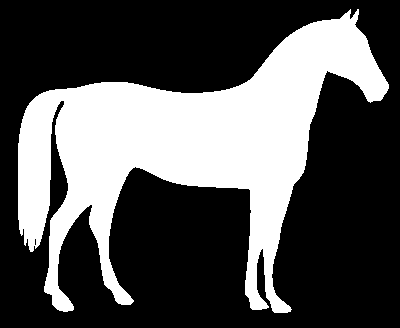
#> input picture 7.0/chevalnb.png, 400 x 328 px
$ python projetqueue8d.py chevalnb.png chevalnb.png chevalnb.png 5   (Python 2 division)
#> lines starting #> are read from the running program, lines starting #| are printed output that depends on the picture; after the words box and inside, x2 and y2 are one past the last pixel; in counts of white or black regions, pixels touching at a corner belong together
#> `image = io.imread(args[1])`: image: shape (328, 400); values 0 (black) and 1 (white), 33.1% white; 1 white region, box (x1, y1, x2, y2) and area: (18, 9, 389, 313) 43412
from skimage import io
import matplotlib.pyplot as plt
import numpy as np
import re
import sys
from collections import deque
import timeit


#X/I=LIGNES  = 328
#Y/J=COLONNES = 400
#print(i+1,j*3+3)

#Ce programme utilise le fichier "cheval.nb"
#Pour utiliser une forme coloree sur fond blanc, utiliser le fichier conversion.py et decommentariser la ligne
#image = matrice_f("convert.txt") plus bas

#Evidemment tout est loin d'etre optimise.
#Utilisez le fichier "plot_min.py" pour afficher le resultat.


def convert_nb(image, inversion):
#> called with inversion = 0
    i=0
    m = np.zeros((len(image),len(image[0])))
#> m: shape (328, 400) float64; every value is 0
    while i<len(image):
        j=0
        while j<len(image[i]):
            k=0
            if (inversion==0):
                try:
                    n=len(image[i,j])
                    if len(image[i,j])==3: #image rgb normal
                        while k<3:
                            if image[i,j,k]==255:
                                if k==2:
                                    m[i,j]=0
                                k=k+1
                            else:
                                m[i,j]=1
                                k=3
                    elif len(image[i,j])==4: # image rgb avec transparence
                        if image[i,j,3]==0:
                            m[i,j]=1
                            k=3
                        else:
                            while k<3:
                                if image[i,j,k]==255:
                                    if k==2:
                                        m[i,j]=1
                                    k=k+1
                                else:
                                    m[i,j]=0
                                    k=3
                except TypeError:
                    if image[i,j]==0:
                        m[i,j]=0
                    else:
                        m[i,j]=1
            else:
                try:
                    n=len(image[i,j])
                    if len(image[i,j])==3: #image rgb normal
                        while k<3:
                            if image[i,j,k]==255:
                                if k==2:
                                    m[i,j]=0
                                k=k+1
                            else:
                                m[i,j]=1
                                k=3
                    elif len(image[i,j])==4: # image rgb avec transparence
                        if image[i,j,3]==0:
                            m[i,j]=0
                            k=3
                        else:
                            while k<3:
                                if image[i,j,k]==255:
                                    if k==2:
                                        m[i,j]=0
                                    k=k+1
                                else:
                                    m[i,j]=1
                                    k=3
                except TypeError:
                    if image[i,j]==0:
                        m[i,j]=1
                    else:
                        m[i,j]=0
            j=j+1
        i=i+1
#> after the loop, i = 328
    return m


def out(image): #convertit le resultat final dans un fichier.
    i=0
    f=open('simpleout.txt','w')
    while i<len(image):
        j=0
        while j<len(image[0]):
            f.write(str(image[i,j]).zfill(2) + " ")
            if j==len(image[1])-1 :
                f.write("\n")
            j=j+1
        i=i+1
    f.close()


# [20 lines left out: function matrice_f, not called in this run]

def simplification8d(i,j,d,pic):  #determine si un point est simple ou terminal.
	N=pic[i-1][j]
	S=pic[i+1][j]
	E=pic[i][j+1]
	O=pic[i][j-1]
	NE=pic[i-1][j+1]
	SE=pic[i+1][j+1]
	SO=pic[i+1][j-1]
	NO=pic[i-1][j-1]
	if (d=='N'):
		p=O + E + S
		t=NO+NE
		b=SO+SE
		if(p==3):
			return 1
 	 	elif (p+t+b<=1):
			return 0
		elif (p==1):
			if (b>1 and t>1):
				return 0
			elif (S==1):
				if(t>0):
					return 0
				else:
					return 1
			elif (O==0 and (NO or SO) or (E==0 and (NE or SE)	)):
				return 0
			else:

				return 1

		elif (p==2):
			if (S==0):
				return 0
			else:
				if ((NO==1 and O==0) or (NE==1 and E==0)):
					return 0
				else:
					return 1
		elif (p==0 and b+t>1):
			return 0

	if (d=='E'):
		p=O + N + S
		t=NE+SE
		b=NO+SO
		if(p==3):
			return 1
		elif (p+t+b<=1):
			return 0
		elif (p==1):
			if (b>1 and t>1):
				return 0
			elif (O==1):
				if(t>0):
					return 0
				else:
					return 1
			elif (N==0 and (NE or NO) or (S==0 and (SE or SO))):
				return 0
			else:
				return 1

		elif (p==2):
			if (O==0):
				return 0
			else:
				if ((NE==1 and N==0) or (SE==1 and S==0)):
					return 0
				else:
					return 1
		elif (p==0 and b+t>1):
			return 0

	if (d=='S'):
		p=N + E + O
		t=SE+SO
		b=NE+NO
		if(p==3):
			return 1
		elif (p+t+b<=1):
			return 0
		elif (p==1):
			if (b>1 and t>1):
				return 0
			elif (N==1):
				if(t>0):
					return 0
				else:
					return 1
			elif (E==0 and (NE or SE) or (O==0 and (NO or SO))):
				return 0
			else:
				return 1

		elif (p==2):
			if (N==0):
				return 0
			else:
				if ((SE==1 and E==0) or (SO==1 and O==0)):
					return 0
				else:
					return 1
		elif (p==0 and b+t>1):
			return 0

	if (d=='O'):
		p=N + S + E
		t=NO+SO
		b=NE+SE
		if(p==3):
			return 1
		elif (p+t+b<=1):
			return 0
		elif (p==1):
			if (b>1 and t>1):
				return 0
			elif (E==1):
				if(t>0):
					return 0
				else:
					return 1
			elif (N==0 and (NE or NO) or (S==0 and (SE or SO))):
				return 0
			else:
				return 1

		elif (p==2):
			if (E==0):
				return 0
			else:
				if ((NO==1 and N==0) or (SO==1 and S==0)):
					return 0
				else:
					return 1
		elif (p==0 and b+t>1):
			return 0

# [84 lines left out: functions simplification4d, matrice_min_int, not called in this run]


if (len(sys.argv)<4):
	print("Erreur: Veuillez entrez trois parametre:L'adresse du fichier,l'option '4d' ou '8d' et '-s' ou '-p' enfin ajoutez '-inv' pour inverser l'image.")
	sys.exit()


inv=0
args=sys.argv
image = io.imread(args[1])
if (len(sys.argv)==5):
	print(args[4])
	if (args[4]=="-inv"):
		inv=1
image = convert_nb(image,inv)
# [4 lines of commented-out code are left out]
print("Image definie")
x=(len(image))
#> x = 328
y=(len(image[0]))
#> y = 400
print("Dimensions:",x,y)
#| Dimensions: 328 400
#definitions des table utilisees pour la priorites.
prio= np.zeros((x,y),dtype=int)
priohg=np.zeros((x,y),dtype=int)
priobg=np.zeros((x,y),dtype=int)
priohd=np.zeros((x,y),dtype=int)
priobd=np.zeros((x,y),dtype=int)
simple=[]

front=deque()
#Calcul de profondeur par chaque extremite.
for i in range (2,x-1):
	for j in range (2,y-1):
		#bas droite
		if (image[i][j]==1 and (priobd[i-1][j]==0 or priobd[i][j-1]==0)):
			priobd[i][j]=1
		elif (image[i][j]==1 and (priobd[i-1][j]>0 and priobd[i][j-1]>0)):
			priobd[i][j]=min(priobd[i-1][j],priobd[i][j-1])+1
		#haut droite
		if (image[x-i][j]==1 and (priohd[x-i+1][j]==0 or priohd[x-i][j-1]==0)):
			priohd[x-i][j]=1
		elif (image[x-i][j]==1 and (priohd[x-i+1][j]>0 and priohd[x-i][j-1]>0)):
			priohd[x-i][j]=min(priohd[x-i+1][j],priohd[x-i][j-1])+1
		#bas gauche
		if (image[i][y-j]==1 and (priobg[i-1][y-j]==0 or priobg[i][y-j+1]==0)):
			priobg[i][y-j]=1
		elif (image[i][y-j]==1 and (priobg[i-1][y-j]>0 and priobg[i][y-j+1]>0)):
			priobg[i][y-j]=min(priobg[i-1][y-j],priobg[i][y-j+1])+1
		#haut gauche
		if (image[x-i][y-j]==1 and (priohg[x-i+1][y-j]==0 or priohg[x-i][y-j+1]==0)):
			priohg[x-i][y-j]=1
		elif (image[x-i][y-j]==1 and (priohg[x-i+1][y-j]>0 and priohg[x-i][y-j+1]>0)):
			priohg[x-i][y-j]=min(priohg[x-i+1][y-j],priohg[x-i][y-j+1])+1
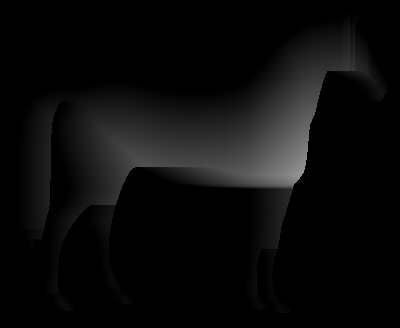
#> priobd: shape (328, 400) int64; min 0, max 147, mean 11.2
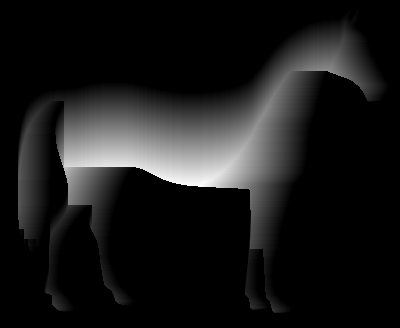
#> priobg: shape (328, 400) int64; min 0, max 94, mean 9.5; drawn with min black and max white
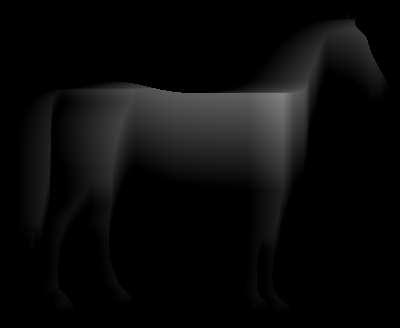
#> priohd: shape (328, 400) int64; min 0, max 130, mean 10.6
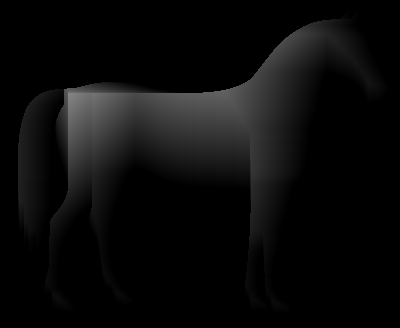
#> priohg: shape (328, 400) int64; min 0, max 133, mean 11

for i in range (0,x):
	for j in range (0,y):
		prio[i][j]=min(priohg[i][j],priobg[i][j],priohd[i][j],priobd[i][j])
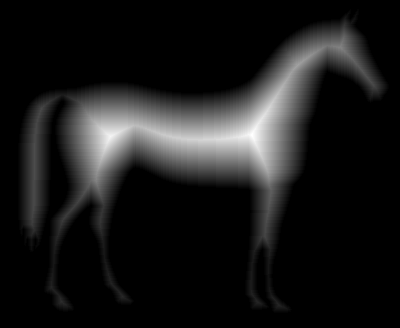
#> prio: shape (328, 400) int64; min 0, max 57, mean 5.8; drawn with min black and max white

priomax=prio.max()
#> priomax = 57
print("profondeur calculee :")
print(priomax)
#| 57
frontN=deque()
frontE=deque()
frontS=deque()
frontO=deque()
front=deque()
megaliste=[]
listecompteur=np.zeros(priomax+1,dtype=int)
#> listecompteur = 58 values from 0 to 0
#squelettisation, par priorite.
#Par ordre N E S O, determine les forntiere puis les supprime en fin de passe.

for i in range(1,x-1):
	for j in range (1,y-1):
		if(prio[i][j]>0):
			listecompteur[prio[i][j]]=listecompteur[prio[i][j]]+1
			pos=0
			for g in range(1,prio[i][j]):
				pos=pos+listecompteur[g]
			megaliste.insert(pos,(i,j))
#> after the loop, listecompteur = 58 values, max 2068 at index 1, min 0 at index 0, mean 748.5; megaliste = 43412 items

megaliste.reverse()
print(len(megaliste))
#| 43412
if (args[2]=="4d"):
	simplification=simplification4d
else:
	simplification=simplification8d
for pr in range (1,priomax):
	for g in range(0,listecompteur[pr]):
		p=megaliste.pop()
		if image[p[0]-1][p[1]]==0:
				frontN.extend((p[0],p[1]))
		if image[p[0]][p[1]+1]==0:
				frontE.extend((p[0],p[1]))
		if image[p[0]+1][p[1]]==0:
				frontS.extend((p[0],p[1]))
		if image[p[0]][p[1]-1]==0:
				frontO.extend((p[0],p[1]))


	for g in range(0,len(frontN)/2):
		p=frontN.popleft()
		q=frontN.popleft()
		if image[p][q]==1:
			if simplification(p,q,"N",image):
				front.extend((p,q))
	for g in range(0,len(front)/2):
		image[front.popleft()][front.popleft()]=0
	for g in range(0,len(frontE)/2):
		p=frontE.popleft()
		q=frontE.popleft()
		if image[p][q]==1:
			if simplification(p,q,"E",image):
				front.extend((p,q))
	for g in range(0,len(front)/2):
		image[front.popleft()][front.popleft()]=0
	for g in range(0,len(frontS)/2):
		p=frontS.popleft()
		q=frontS.popleft()
		if image[p][q]==1:
			if simplification(p,q,"S",image):
				front.extend((p,q))
	for g in range(0,len(front)/2):
		image[front.popleft()][front.popleft()]=0
	for g in range(0,len(frontO)/2):
		p=frontO.popleft()
		q=frontO.popleft()
		if image[p][q]==1:
			if simplification(p,q,"O",image):
				front.extend((p,q))
	for g in range(0,len(front)/2):
		image[front.popleft()][front.popleft()]=0
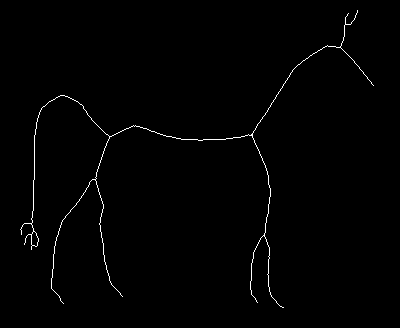
#> image: shape (328, 400) float64; values 0 (black) and 1 (white), 0.87% white in thin lines or dots, all inside (x1, y1, x2, y2) = (20, 10, 374, 308)


if(args[3]=="-p"):
	plt.imshow(prio)
	plt.show()
else:
	plt.imshow(image,cmap=plt.cm.gray)
	plt.show()

out(image)

$ run again, with 7.0/cup01.pgm saved as 7.0/chevalnb.png
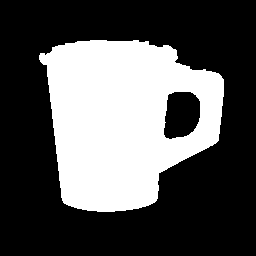
#> input picture 7.0/cup01.pgm, 256 x 256 px
#> after the loop in convert_nb, `while i<len(image):`: i = 256
#| Dimensions: 256 256
#> after the loop `for i in range (0,x):`:
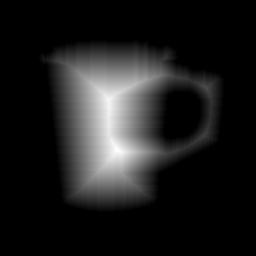
#> prio: shape (256, 256) int64; min 0, max 61, mean 7.2; drawn with min black and max white
#> priomax = 61
#| 61
#> after the loop `for i in range(1,x-1):`: listecompteur = 62 values, max 738 at index 1, min 0 at index 0, mean 357; megaliste = 22134 items
#| 22134
#> after the loop `for pr in range (1,priomax):`:
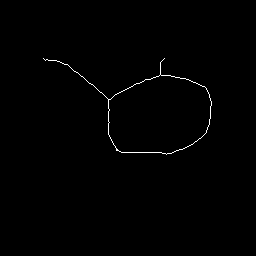
#> image: shape (256, 256) float64; values 0 (black) and 1 (white), 0.56% white in thin lines or dots, all inside (x1, y1, x2, y2) = (43, 58, 212, 155)
